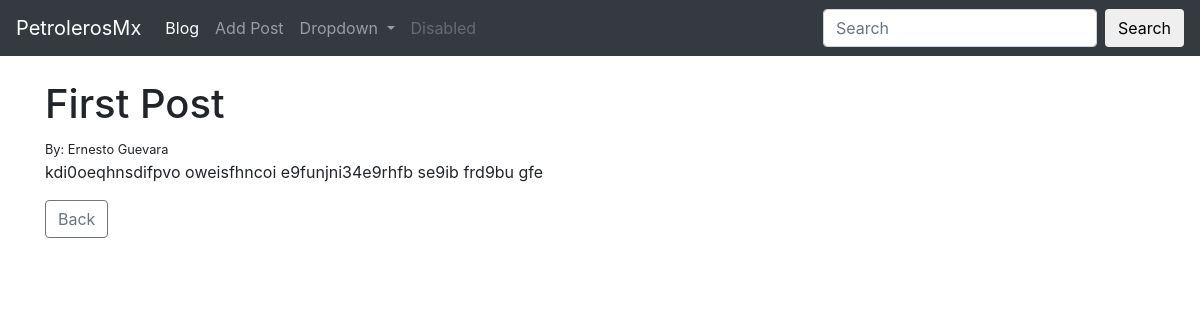
The app's page /article/1 with its own data.
### theblog/models.py (models this page shows, shortened)
class Post(models.Model):
    title = models.CharField(max_length=255)
    title_tag = models.CharField(max_length=100, default='Este es un post')
    author = models.ForeignKey(User, on_delete=models.CASCADE)
    body = models.TextField()

### theblog/views.py (the view)
# urls.py: path('article/<int:pk>', ArticleDetailView.as_view(), name='article-detail'),
class ArticleDetailView(DetailView):
    model = Post
    template_name = 'article_details.html'

### theblog/templates/article_details.html (shortened to what this page needs)
<!DOCTYPE html>
<html lang="en">
<head>
</head>
<body>
    {% extends 'base.html' %}
    {% block content%}
    <h1>{{ post.title }}</h1>
    <small>By: {{ post.author.first_name}} {{ post.author.last_name}}</small>
    <br>
    <p>{{ post.body }}</p>
    <a href="{% url 'index' %}">
        <button type="button" class="btn btn-outline-secondary">Back</button>
    </a>
    {% endblock %}

### records on screen
Post: title "First Post", author.first_name "Ernesto", author.last_name "Guevara", body "kdi0oeqhnsdifpvo oweisfhncoi e9funjni34e9rhfb se9ib frd9bu gfe"
